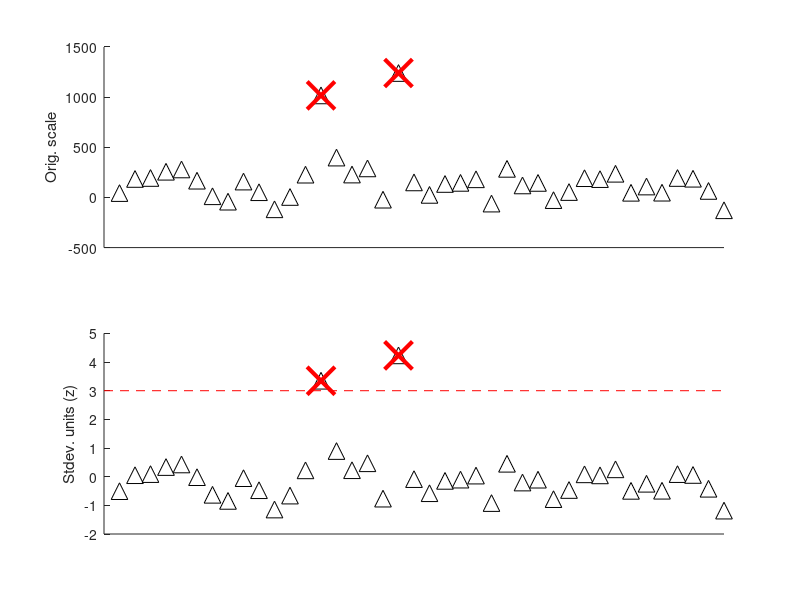
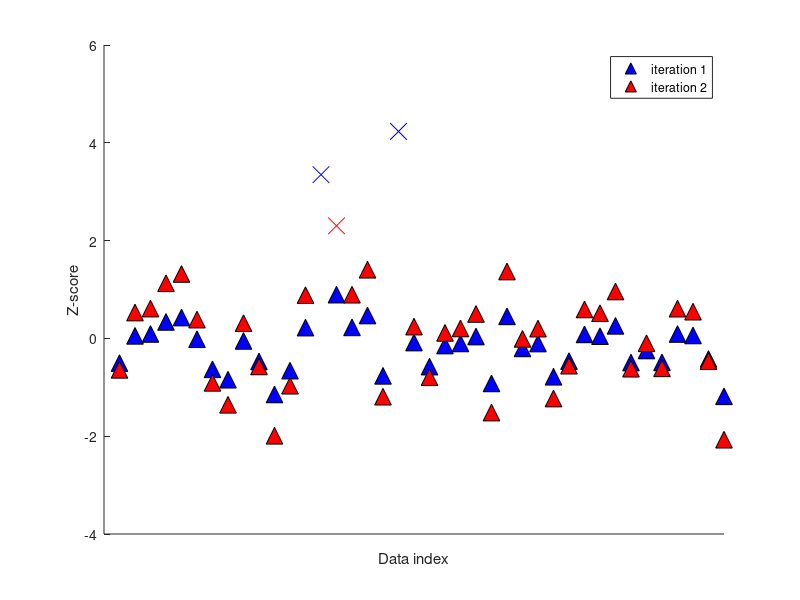
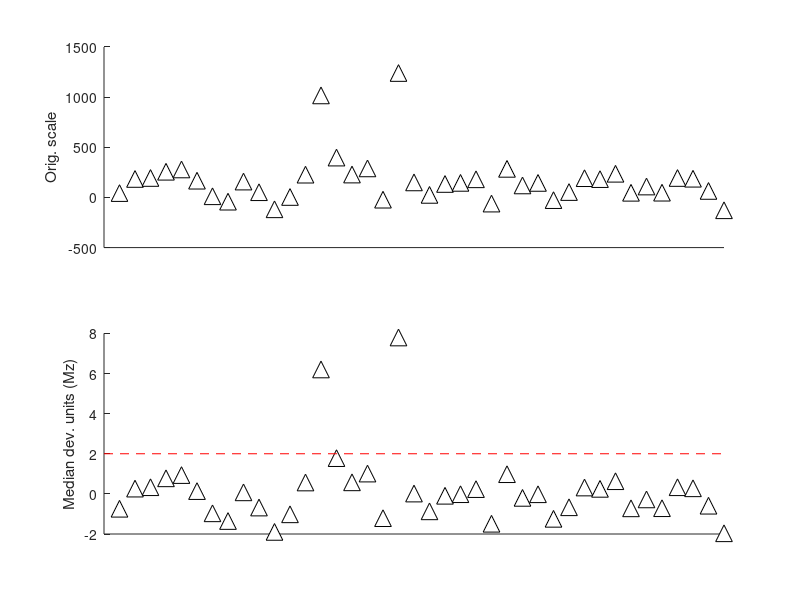

These charts were generated, in order, by the following MATLAB code:
%%
%   COURSE: Master statistics and machine learning: intuition, math, code										
%      URL: udemy.com/course/statsml_x/?couponCode=202212 
% 
%  SECTION: Data normalizations and outliers
%    VIDEO: Z-score for outlier removal
% 
%  TEACHER: Mike X Cohen, sincxpress.com
%

%%

% a clear MATLAB workspace is a clear mental workspace
close all; clear; clc

%% create some data

N = 40;
data = randn(N,1);
data(data<-1) = data(data<-1)+2;
data(data>2) = data(data>2).^2; % try to force a few outliers
data = data*200 + 50; % change the scale for comparison with z

% convert to z
dataZ = (data-mean(data)) ./ std(data);


%%% specify the z-score threshold
zscorethresh = 3;


% show the data!
figure(1), clf
subplot(211), hold on
plot(data,'k^','markerfacecolor','w','markersize',12);
set(gca,'xtick',[]), box off
ylabel('Orig. scale')

subplot(212), hold on
plot(dataZ,'k^','markerfacecolor','w','markersize',12);
plot(get(gca,'xlim'),[1 1]*zscorethresh,'--','color','r')
set(gca,'xtick',[]), box off
ylabel('Stdev. units (z)')

%% identify outliers

% find the outliers (note the abs)
outliers = find(abs(dataZ)>zscorethresh);

% identify them in the plot
subplot(211)
plot(outliers,data(outliers),'rx','linew',3,'markersize',20)

subplot(212)
plot(outliers,dataZ(outliers),'rx','linew',3,'markersize',20)

%% iterative method

% pick a lenient threshold just for illustration
zscorethresh = 2;


figure(2), clf, hold on
colorz = 'brkm';
leg = {}; % initialize empty legend
numiters = 1; % iteration counter
while true
    
    % convert to z
    datamean = mean(dataZ,'omitnan');
    datastd  = std(dataZ,'omitnan');
    dataZ = (dataZ-datamean) ./ datastd;
    
    % find data values to remove
    toremove = dataZ>zscorethresh;
    
    % break out of while loop if no points to remove
    if sum(toremove)==0
        break
    else
        % otherwise, mark the outliers in the plot
        plot(find(toremove),dataZ(toremove),[ colorz(numiters) 'x' ],'markersize',12,'HandleVisibility','off')
        dataZ(toremove) = NaN;
    end
    
    % replot
    plot(dataZ,'k^','markersize',12,'markerfacecolor',colorz(numiters))
    
    % update the legend
    leg{numiters} = [ 'iteration ' num2str(numiters) ];
    numiters = numiters + 1;
end

set(gca,'xtick',[])
ylabel('Z-score'), xlabel('Data index')
legend(leg)


%%% the data points to be removed
removeFromOriginal = find(isnan(dataZ));

%% modified Z for non-normal distributions

% compute modified z
dataMed = median(data);
dataMAD = mad(data,1); % IMPORTANT: note the second input

dataMz = norminv(.75)*(data-dataMed) ./ dataMAD;


% show the data!
figure(3), clf
subplot(211), hold on
plot(data,'k^','markerfacecolor','w','markersize',12);
set(gca,'xtick',[]), box off
ylabel('Orig. scale')

subplot(212), hold on
plot(dataMz,'k^','markerfacecolor','w','markersize',12);
plot(get(gca,'xlim'),[1 1]*zscorethresh,'--','color','r')
set(gca,'xtick',[]), box off
ylabel('Median dev. units (Mz)')

%% done.
